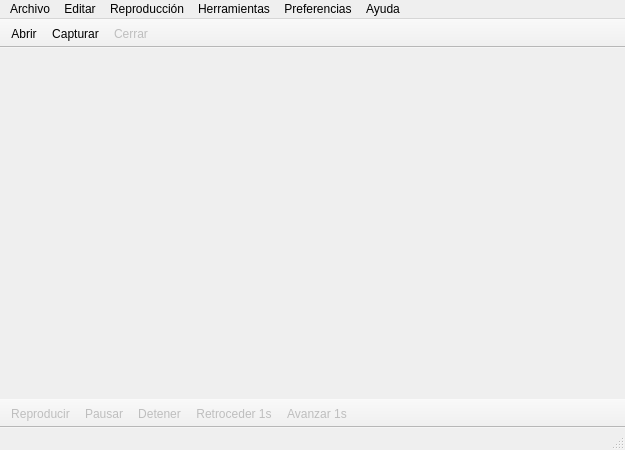
<?xml version="1.0" encoding="UTF-8"?>
<ui version="4.0">
 <class>MoviePlayer</class>
 <widget class="QMainWindow" name="MoviePlayer">
  <property name="geometry">
   <rect>
    <x>0</x>
    <y>0</y>
    <width>625</width>
    <height>450</height>
   </rect>
  </property>
  <property name="sizePolicy">
   <sizepolicy hsizetype="Preferred" vsizetype="Preferred">
    <horstretch>0</horstretch>
    <verstretch>0</verstretch>
   </sizepolicy>
  </property>
  <property name="windowTitle">
   <string>Movie Player</string>
  </property>
  <widget class="QWidget" name="centralWidget">
   <property name="sizePolicy">
    <sizepolicy hsizetype="Preferred" vsizetype="Preferred">
     <horstretch>0</horstretch>
     <verstretch>0</verstretch>
    </sizepolicy>
   </property>
   <property name="autoFillBackground">
    <bool>true</bool>
   </property>
   <layout class="QVBoxLayout" name="verticalLayout">
    <property name="sizeConstraint">
     <enum>QLayout::SetDefaultConstraint</enum>
    </property>
    <property name="leftMargin">
     <number>0</number>
    </property>
    <property name="topMargin">
     <number>0</number>
    </property>
    <property name="rightMargin">
     <number>0</number>
    </property>
    <property name="bottomMargin">
     <number>0</number>
    </property>
    <item>
     <layout class="QVBoxLayout" name="verticalLayoutPrincipal"/>
    </item>
   </layout>
  </widget>
  <widget class="QMenuBar" name="menuBar">
   <property name="geometry">
    <rect>
     <x>0</x>
     <y>0</y>
     <width>625</width>
     <height>27</height>
    </rect>
   </property>
   <widget class="QMenu" name="menuArchivo">
    <property name="title">
     <string>Archivo</string>
    </property>
    <addaction name="actionAbrir"/>
    <addaction name="actionCapturarVideo"/>
    <addaction name="separator"/>
    <addaction name="actionCerrar"/>
    <addaction name="actionSalir"/>
   </widget>
   <widget class="QMenu" name="menuEditar">
    <property name="title">
     <string>Editar</string>
    </property>
    <addaction name="actionAbrirCon"/>
    <addaction name="separator"/>
    <addaction name="actionAbrirDirectorio"/>
    <addaction name="actionAbrirTerminal"/>
    <addaction name="separator"/>
    <addaction name="actionRenombrar"/>
    <addaction name="actionEliminar"/>
   </widget>
   <widget class="QMenu" name="menuReproduccion">
    <property name="title">
     <string>Reproducción</string>
    </property>
    <widget class="QMenu" name="menuVelocidad">
     <property name="enabled">
      <bool>false</bool>
     </property>
     <property name="title">
      <string>Velocidad</string>
     </property>
     <addaction name="actionNormal"/>
     <addaction name="separator"/>
     <addaction name="actionIncrementar"/>
     <addaction name="actionReducir"/>
     <addaction name="separator"/>
     <addaction name="actionDoblar"/>
     <addaction name="actionMitad"/>
    </widget>
    <addaction name="actionReproducir"/>
    <addaction name="actionPausar"/>
    <addaction name="actionDetener"/>
    <addaction name="separator"/>
    <addaction name="actionAvanzar"/>
    <addaction name="actionRetroceder"/>
    <addaction name="separator"/>
    <addaction name="actionSiguienteFotograma"/>
    <addaction name="actionAnteriorFotograma"/>
    <addaction name="separator"/>
    <addaction name="menuVelocidad"/>
   </widget>
   <widget class="QMenu" name="menuHerramientas">
    <property name="title">
     <string>Herramientas</string>
    </property>
    <addaction name="actionCapturarPantalla"/>
    <addaction name="separator"/>
    <addaction name="actionAjustarVentana"/>
    <addaction name="actionActivarCache"/>
   </widget>
   <widget class="QMenu" name="menuPreferencias">
    <property name="title">
     <string>Preferencias</string>
    </property>
    <addaction name="actionDispositivos"/>
    <addaction name="actionAutoReproducir"/>
    <addaction name="actionPantallaCompleta"/>
   </widget>
   <widget class="QMenu" name="menuAyuda">
    <property name="title">
     <string>Ayuda</string>
    </property>
    <addaction name="actionAyuda"/>
    <addaction name="separator"/>
    <addaction name="actionAcercaDe"/>
    <addaction name="actionAcercaDeQt"/>
   </widget>
   <addaction name="menuArchivo"/>
   <addaction name="menuEditar"/>
   <addaction name="menuReproduccion"/>
   <addaction name="menuHerramientas"/>
   <addaction name="menuPreferencias"/>
   <addaction name="menuAyuda"/>
  </widget>
  <widget class="QStatusBar" name="statusBar"/>
  <widget class="QToolBar" name="toolBarSuperior">
   <property name="windowTitle">
    <string>Barra de navegación</string>
   </property>
   <property name="movable">
    <bool>false</bool>
   </property>
   <property name="toolButtonStyle">
    <enum>Qt::ToolButtonTextBesideIcon</enum>
   </property>
   <attribute name="toolBarArea">
    <enum>TopToolBarArea</enum>
   </attribute>
   <attribute name="toolBarBreak">
    <bool>false</bool>
   </attribute>
   <addaction name="actionAbrir"/>
   <addaction name="actionCapturarVideo"/>
   <addaction name="actionCerrar"/>
  </widget>
  <widget class="QToolBar" name="toolBarInferior">
   <property name="windowTitle">
    <string>Barra de reprodución</string>
   </property>
   <property name="movable">
    <bool>false</bool>
   </property>
   <property name="floatable">
    <bool>false</bool>
   </property>
   <attribute name="toolBarArea">
    <enum>BottomToolBarArea</enum>
   </attribute>
   <attribute name="toolBarBreak">
    <bool>false</bool>
   </attribute>
   <addaction name="actionReproducir"/>
   <addaction name="actionPausar"/>
   <addaction name="actionDetener"/>
   <addaction name="actionRetroceder"/>
   <addaction name="actionAvanzar"/>
  </widget>
  <action name="actionAbrir">
   <property name="text">
    <string>Abrir</string>
   </property>
   <property name="shortcut">
    <string>Ctrl+O</string>
   </property>
  </action>
  <action name="actionAbrirRecientes">
   <property name="enabled">
    <bool>true</bool>
   </property>
   <property name="text">
    <string>Abrir recientes</string>
   </property>
  </action>
  <action name="actionGuardarComo">
   <property name="enabled">
    <bool>true</bool>
   </property>
   <property name="text">
    <string>Guardar como</string>
   </property>
   <property name="shortcut">
    <string>Ctrl+S</string>
   </property>
  </action>
  <action name="actionCerrar">
   <property name="enabled">
    <bool>false</bool>
   </property>
   <property name="text">
    <string>Cerrar</string>
   </property>
   <property name="shortcut">
    <string>Ctrl+W</string>
   </property>
  </action>
  <action name="actionSalir">
   <property name="text">
    <string>Salir</string>
   </property>
   <property name="shortcut">
    <string>Ctrl+Q</string>
   </property>
  </action>
  <action name="actionAbrirCon">
   <property name="enabled">
    <bool>false</bool>
   </property>
   <property name="text">
    <string>Abrir con...</string>
   </property>
  </action>
  <action name="actionAbrirDirectorio">
   <property name="enabled">
    <bool>false</bool>
   </property>
   <property name="text">
    <string>Abrir directorio</string>
   </property>
   <property name="shortcut">
    <string>Ctrl+D</string>
   </property>
  </action>
  <action name="actionAbrirTerminal">
   <property name="enabled">
    <bool>false</bool>
   </property>
   <property name="text">
    <string>Abrir terminal</string>
   </property>
   <property name="shortcut">
    <string>Ctrl+T</string>
   </property>
  </action>
  <action name="actionRenombrar">
   <property name="enabled">
    <bool>false</bool>
   </property>
   <property name="text">
    <string>Renombrar</string>
   </property>
   <property name="shortcut">
    <string>Ctrl+R</string>
   </property>
  </action>
  <action name="actionEliminar">
   <property name="enabled">
    <bool>false</bool>
   </property>
   <property name="text">
    <string>Eliminar</string>
   </property>
   <property name="shortcut">
    <string>Del</string>
   </property>
  </action>
  <action name="actionAyuda">
   <property name="text">
    <string>Ayuda</string>
   </property>
   <property name="shortcut">
    <string>F1</string>
   </property>
  </action>
  <action name="actionAcercaDe">
   <property name="text">
    <string>Acerca de</string>
   </property>
   <property name="shortcut">
    <string>F2</string>
   </property>
  </action>
  <action name="actionAcercaDeQt">
   <property name="text">
    <string>Acerca de Qt</string>
   </property>
   <property name="shortcut">
    <string>F3</string>
   </property>
  </action>
  <action name="actionReproducir">
   <property name="enabled">
    <bool>false</bool>
   </property>
   <property name="text">
    <string>Reproducir</string>
   </property>
   <property name="shortcut">
    <string>Return</string>
   </property>
  </action>
  <action name="actionPausar">
   <property name="enabled">
    <bool>false</bool>
   </property>
   <property name="text">
    <string>Pausar</string>
   </property>
   <property name="shortcut">
    <string>Space</string>
   </property>
  </action>
  <action name="actionDetener">
   <property name="enabled">
    <bool>false</bool>
   </property>
   <property name="text">
    <string>Detener</string>
   </property>
   <property name="shortcut">
    <string>Shift+Return</string>
   </property>
  </action>
  <action name="actionPantallaCompleta">
   <property name="checkable">
    <bool>true</bool>
   </property>
   <property name="text">
    <string>Pantalla completa</string>
   </property>
   <property name="shortcut">
    <string>F11</string>
   </property>
  </action>
  <action name="actionAjustarVentana">
   <property name="checkable">
    <bool>true</bool>
   </property>
   <property name="enabled">
    <bool>false</bool>
   </property>
   <property name="text">
    <string>Ajustar a ventana</string>
   </property>
   <property name="shortcut">
    <string>Ctrl+=</string>
   </property>
  </action>
  <action name="actionActivarCache">
   <property name="checkable">
    <bool>true</bool>
   </property>
   <property name="checked">
    <bool>false</bool>
   </property>
   <property name="enabled">
    <bool>true</bool>
   </property>
   <property name="text">
    <string>Activar caché</string>
   </property>
   <property name="statusTip">
    <string>Aviso: Alto consumo de memoria (por defecto archivos &lt;= 10MB)</string>
   </property>
   <property name="whatsThis">
    <string/>
   </property>
  </action>
  <action name="actionNormal">
   <property name="text">
    <string>Normal</string>
   </property>
   <property name="shortcut">
    <string>Ctrl+0</string>
   </property>
  </action>
  <action name="actionIncrementar">
   <property name="text">
    <string>Incrementar</string>
   </property>
   <property name="shortcut">
    <string>+</string>
   </property>
  </action>
  <action name="actionReducir">
   <property name="enabled">
    <bool>true</bool>
   </property>
   <property name="text">
    <string>Reducir</string>
   </property>
   <property name="shortcut">
    <string>-</string>
   </property>
  </action>
  <action name="actionDoblar">
   <property name="text">
    <string>Doblar</string>
   </property>
   <property name="shortcut">
    <string>Ctrl++</string>
   </property>
  </action>
  <action name="actionMitad">
   <property name="text">
    <string>Mitad</string>
   </property>
   <property name="shortcut">
    <string>Ctrl+-</string>
   </property>
  </action>
  <action name="actionSiguienteFotograma">
   <property name="enabled">
    <bool>false</bool>
   </property>
   <property name="text">
    <string>Siguiente fotograma</string>
   </property>
   <property name="shortcut">
    <string>Ctrl+L</string>
   </property>
  </action>
  <action name="actionAnteriorFotograma">
   <property name="enabled">
    <bool>false</bool>
   </property>
   <property name="text">
    <string>Anterior fotograma</string>
   </property>
   <property name="shortcut">
    <string>Ctrl+K</string>
   </property>
  </action>
  <action name="actionAvanzar">
   <property name="enabled">
    <bool>false</bool>
   </property>
   <property name="text">
    <string>Avanzar 1s</string>
   </property>
   <property name="shortcut">
    <string>Ctrl+9</string>
   </property>
  </action>
  <action name="actionRetroceder">
   <property name="enabled">
    <bool>false</bool>
   </property>
   <property name="text">
    <string>Retroceder 1s</string>
   </property>
   <property name="shortcut">
    <string>Ctrl+8</string>
   </property>
  </action>
  <action name="actionCapturarPantalla">
   <property name="enabled">
    <bool>false</bool>
   </property>
   <property name="text">
    <string>Tomar instantánea</string>
   </property>
   <property name="shortcut">
    <string>Ctrl+I</string>
   </property>
  </action>
  <action name="actionAutoReproducir">
   <property name="checkable">
    <bool>true</bool>
   </property>
   <property name="text">
    <string>Auto-reproducir</string>
   </property>
  </action>
  <action name="actionCapturarVideo">
   <property name="text">
    <string>Capturar</string>
   </property>
   <property name="shortcut">
    <string>Ctrl+C</string>
   </property>
  </action>
  <action name="actionDispositivos">
   <property name="text">
    <string>Dispositivos</string>
   </property>
  </action>
 </widget>
 <layoutdefault spacing="6" margin="11"/>
 <resources/>
 <connections/>
</ui>
